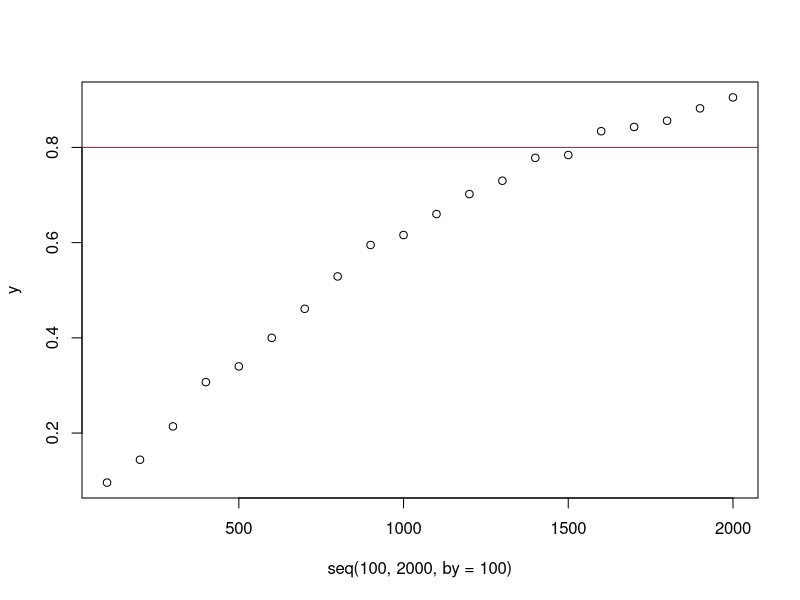
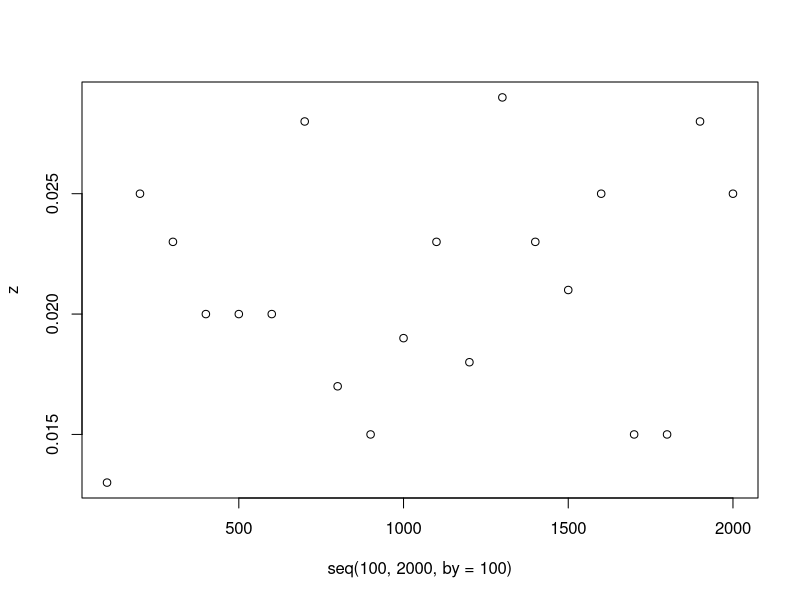
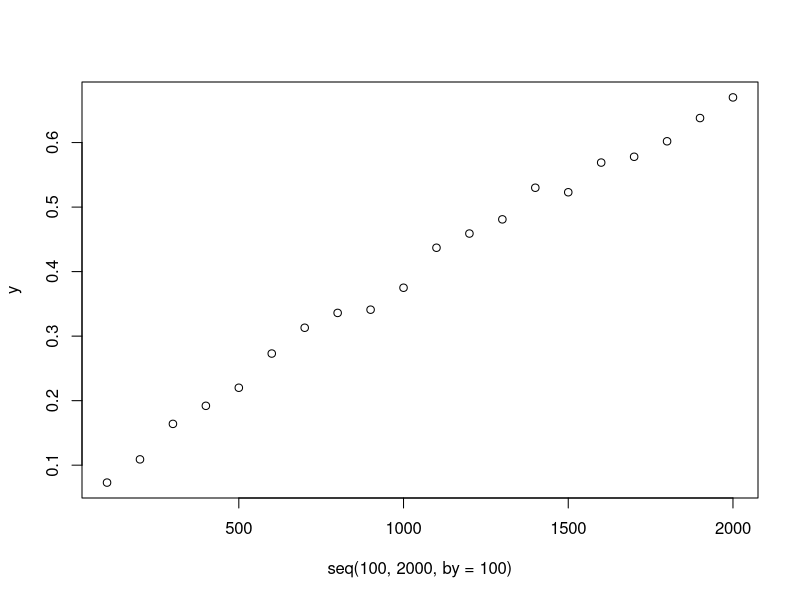
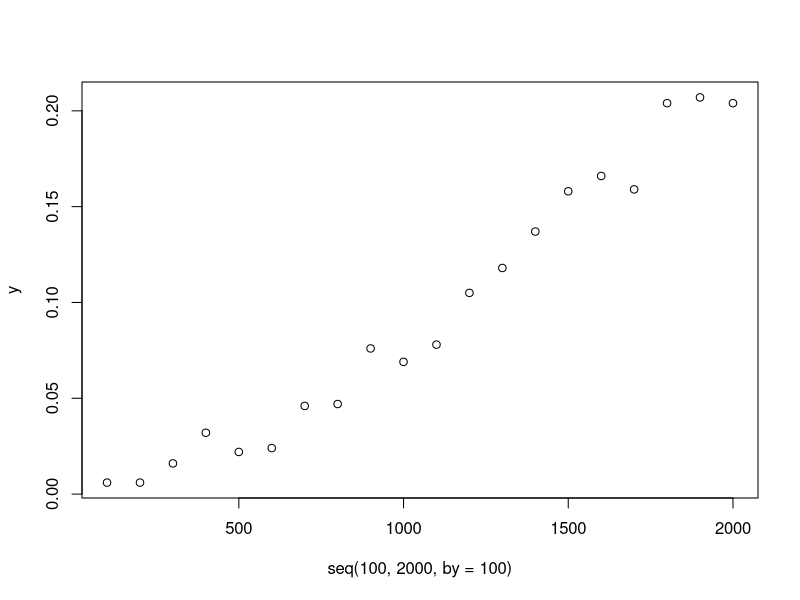

These figures' R source, in order:
## ---- chunk 1
knitr::opts_chunk$set(echo = TRUE)
## ---- chunk 2
f1 <- function(n, piE, piC, numsim = 1000){
  sE <- rbinom(numsim, n, piE)
  sC <- rbinom(numsim, n, piC)
  pvals <- sapply(1:numsim, FUN = function(i) prop.test(x = c(sE[i], sC[i]), n = c(n, n),
                                                        alternative = "less")$p.value)
  mean(pvals < 0.025)
}
## ---- chunk 3
piE <- 0.35
piC <- 0.4
seq(100,2000,by=100)
y <- NULL
for (n in seq(100,2000,by=100)){
 y[n] <- (f1(n, piE, piC, numsim = 1000))
  }

f1(100, piE, piC, numsim = 1000) #0.092
f1(200, piE, piC, numsim = 1000) #0.146
f1(300, piE, piC, numsim = 1000) #0.222

y <- y[seq(100,2000,by=100)]
y

plot(seq(100,2000,by=100),y)
abline(h=0.8,col="red")
## ---- chunk 4
z <- NULL
for (n in seq(100,2000,by=100)){
  z[n] <- (f1(n, 0.4, 0.4, numsim = 1000))
}
z <- z[seq(100,2000,by=100)]
z
plot(seq(100,2000,by=100),z)
## ---- chunk 5
f2 <- function(n, piE, piC, numsim = 1000,alpha=0.025){
  sE <- rbinom(numsim, (0.5*n), piE)
  sC <- rbinom(numsim, (0.5*n), piC)
  pvals <- sapply(1:numsim, FUN = function(i) prop.test(x = c(sE[i], sC[i]), n = c((0.5*n), (0.5*n)),
                                                        alternative = "less")$p.value)
  
  n.signif <- mean(pvals < alpha)
  fulltrial <- sum((pvals > alpha) == TRUE)

  nonsig <- numeric(0)
  
  for(i in 1:numsim){
    if(pvals[i] < alpha){
     nonsig[i] <- 0
    }
    else{
     nonsig[i] <- 1
    }
  }
  
  r.sE <- nonsig*sE
  r.sE <- r.sE[!r.sE %in% 0]
  sE2 <- rbinom(fulltrial, (0.5*n), piE)
  sEt <- (r.sE+sE2)
  
  r.sC <- nonsig*sC
  r.sC <- r.sC[!r.sC %in% 0]
  sC2 <- rbinom(fulltrial, (0.5*n), piE)
  sCt <- (r.sC+sC2)

  
  pvals2 <- sapply(1:length(sEt), FUN = function(i) prop.test(x = c(sEt[i], sCt[i]), n = c(n, n),
                                                        alternative = "less")$p.value)
  n.signif.retrial <- mean(pvals2 < alpha)
  n.signif2 <- (n.signif.retrial*(fulltrial/numsim))
  
  n.signif+n.signif2
  
}

f2(1500, piE, piC, numsim = 1000) # 0.549
f1(1500, piE, piC, numsim = 1000) # 0.792
#power drops quite a bit..

piE <- 0.35
piC <- 0.4
seq(100,2000,by=100)
y <- NULL
for (n in seq(100,2000,by=100)){
  y[n] <- (f2(n, piE, piC, numsim = 1000))
}

y <- y[seq(100,2000,by=100)]
y

plot(seq(100,2000,by=100),y)
abline(h=0.8,col="red")
## ---- chunk 6
piE <- 0.35
piC <- 0.4
seq(100,2000,by=100)
y <- NULL
for (n in seq(100,2000,by=100)){
  y[n] <- (f2(n, piE, piC, numsim = 1000,alpha=0.001))
}

y <- y[seq(100,2000,by=100)]
y

plot(seq(100,2000,by=100),y)
abline(h=0.8,col="red")
